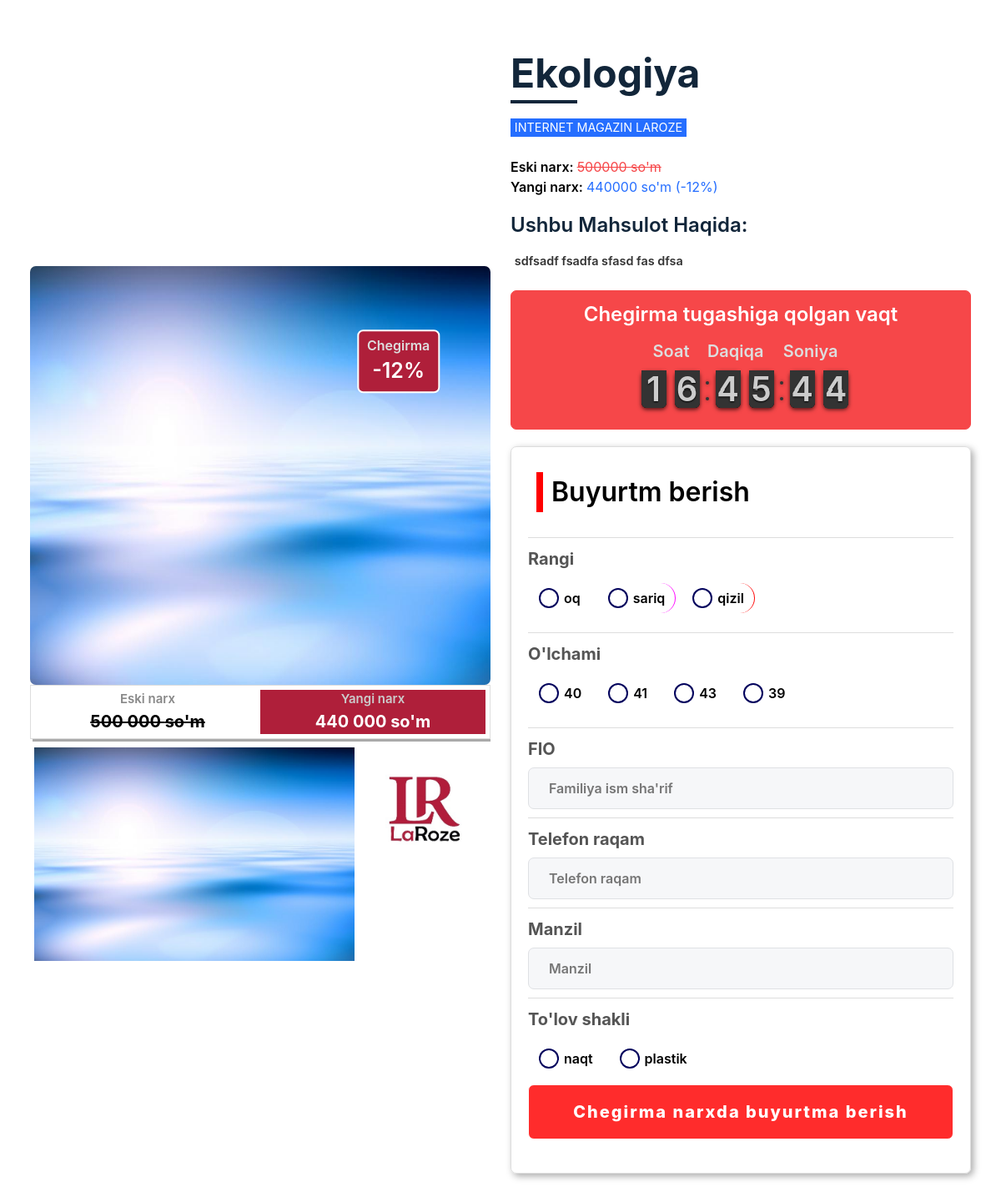
The app's page /ekologiya with its own data.
### shop/models.py (models this page shows, shortened)
class Product(models.Model):
    image1 = models.ImageField(upload_to="products/images/%Y/%m/%d",blank=True,null=True,verbose_name="Rasm 1",editable=True)
    image2 = models.ImageField(upload_to="products/images/%Y/%m/%d",blank=True,null=True,verbose_name="Rasm 2",editable=True)
    image3 = models.ImageField(upload_to="products/images/%Y/%m/%d",blank=True,null=True,verbose_name="Rasm 3",editable=True)
    video = models.FileField(upload_to="products/video/%Y/%m/%d",blank=True,null=True,verbose_name="Video fayl",editable=True)
    name = models.CharField(max_length=250,verbose_name="Nomi")
    price = models.IntegerField(verbose_name="Narxi")
    discount = models.PositiveSmallIntegerField(null=True,verbose_name="Chegirma")
    content = models.TextField(null=True,verbose_name="Qisqacha tovar haqida")
    state = models.ForeignKey(ProductState,on_delete=models.CASCADE,verbose_name="Davlat")
    sizes = models.ManyToManyField(ProductSize,verbose_name="O'lchamlar")
    colors = models.ManyToManyField(ProductColor,verbose_name="Ranglar")
    slug = models.SlugField(unique=True)
    create_date = models.DateTimeField(auto_now_add=True)
    update_date = models.DateTimeField(auto_now=True)
    class Meta():
        verbose_name = "Mahsulot"
        verbose_name_plural = "Mahsulotlar"
    def new_price(self):
        if self.discount:
            return int(self.price*(100-self.discount)/100)

class ProductColor(models.Model):
    name = models.CharField(max_length=250,verbose_name="Rang nomi")
    color = models.CharField(max_length=100,null=True)
    class Meta():
        verbose_name = "Mahsulot rangi"
        verbose_name_plural = "Mahsulot ranglari"

class ProductSize(models.Model):
    name = models.CharField(max_length=250,verbose_name="O'lcham")
    class Meta():
        verbose_name = "Mahsulot o'lchami"
        verbose_name_plural = "Mahsulot o'lchamlari"

class PaymentType(models.Model):
    name = models.CharField(max_length=250,verbose_name="To'lov turi nomi")
    class Meta():
        verbose_name = "To'lov turi"
        verbose_name_plural = "To'lov turlari"

### shop/views.py (the view, shortened to what this page needs)
# urls.py: path('<slug>', detail, name='detail'),
def detail(request,slug):
    context={}
    product = Product.objects.filter(slug=slug).first()
    context['product']=product
    context['payment_type']=PaymentType.objects.all()
    return render(request, 'detail.html',context)

### shop/custom_tags.py (called while the page is built)
@register.filter(name='number_group')
def has_group(number, number_group):
    if len(str(number)) <=6:
        num = str(number)[:-3] + ' '+str(number)[-3:]
    else:
        num = str(number)[:-6] +' '+str(number)[-6:-3] + ' '+str(number)[-3:]
    return num

### templates/detail.html (shortened to what this page needs)
<!DOCTYPE html>
<html lang="en">
  {% load static %}{% load custom_tags %}
  <head>
    <link rel="stylesheet" href="{% static 'style.css' %}" />
    <link rel="stylesheet" href="{% static 'clock.css' %}" />
  </head>
  <body>
    <div class="card-wrapper">
      <div class="card">
        <div class="product-imgs">
          <div class="img-display">
            <div class="discount">
              <p>Chegirma</p>
              <span>-{{product.discount}}%</span>
            </div>
            <div class="img-showcase">
              <img src="{{product.image1.url}}" alt="shoe image" />
            </div>
            <div class="product_sale">
              <div class="pr_price p_price">
                <p>Eski narx</p>
                <p>{{product.price|number_group:'3'}} so'm</p>
              </div>
              <div class="pr_price p_discount">
                <p>Yangi narx</p>
                <p>{{product.new_price|number_group:'3'}} so'm</p>
              </div>
            </div>
          </div>
          <div class="img-select">
            {% if product.image2 %}
            <div class="img-item">
              <a href="#" data-id="1">
                <img src="{{product.image1.url}}" alt="shoe image" />
              </a>
            </div>
            {% endif %} {% if product.image2 %}
            <div class="img-item">
              <a href="#" data-id="2">
                <img src="{{product.image2.url}}" alt="shoe image" />
              </a>
            </div>
            {% endif %}
          </div>
        </div>
        <div class="product-content">
          <h2 class="product-title">{{product.name}}</h2>
          <a href="#" class="product-link">Internet magazin LaRoze</a>
          <div class="product-price">
            <p class="last-price">
              Eski narx: <span>{{product.price}} so'm</span>
            </p>
            <p class="new-price">
              Yangi narx:
              <span>{{product.new_price}} so'm (-{{product.discount}}%)</span>
            </p>
          </div>
          <div class="product-detail">
            <h2>Ushbu mahsulot haqida:</h2>
            <p>{{product.content}}</p>
          </div>
          <div class="container">
            <div class="timer">
              <h2>Chegirma tugashiga qolgan vaqt</h2>
              <div class="clock" style="margin:4em 0 0;"></div>
            </div>
            <div class="placing-order">
              <h1>Buyurtm berish</h1>
              <form action="" method="POST">
                <div class="form-itm">
                  <p for="">Rangi</p>
                  <div class="colors">
                    {% for pr in product.colors.all %}
                    <label>
                      <span style="border-right: 1px solid {{pr.color}};">
                        {{pr.name}}</span
                      >
                    </label>
                    {% endfor %}
                  </div>
                </div>
                <div class="form-itm">
                  <p for="">O'lchami</p>
                  <div class="colors">
                  {% for size in product.sizes.all %}
                    <label>
                      <span>{{size.name}}</span>
                    </label>
                    {% endfor %}
                  </div>
                </div>
                <div class="form-itm">
                  <p for="">FIO</p>
                  <input type="text" name="fio" placeholder="Familiya ism sha'rif" />
                </div>
                <div class="form-itm">
                  <p for="">Telefon raqam</p>
                  <input type="text" name="phone_number" placeholder="Telefon raqam" />
                </div>
                <div class="form-itm">
                  <p for="">Manzil</p>
                  <input type="text" name="address" placeholder="Manzil" />
                </div>
                <div class="form-itm">
                  <p for="">To'lov shakli</p>
                  <div class="colors">
                    {% for ty in payment_type %}
                    <label>
                      <span>{{ty.name}}</span>
                    </label>
                    {% endfor %}
                  </div>
                </div>
                <div class="btn-div">
                  <button type="submit" class="btn">Chegirma narxda buyurtma berish</button>
                </div>
              </form>
            </div>
          </div>
        </div>
      </div>
    </div>
  </body>
</html>

### static/clock.css (style rules this page uses)
.flip-clock-wrapper { font: normal 11px "Helvetica Neue", Helvetica, sans-serif; -webkit-user-select: none; }
.flip-clock-wrapper { text-align: center; position: relative; margin: 1em; }
.flip-clock-wrapper:before, .flip-clock-wrapper:after { content: " "; display: table; }
.flip-clock-wrapper:after { clear: both; }

### records on screen
Product: discount "12", image1 (picture), price|number_group "500 000", new_price|number_group "440 000", image2 (picture), name "Ekologiya", price "500000", new_price "440000", content "sdfsadf fsadfa sfasd fas dfsa"
ProductColor: name "oq"
ProductColor: name "sariq"
ProductColor: name "qizil"
ProductSize: name "40"
ProductSize: name "41"
ProductSize: name "43"
ProductSize: name "39"
PaymentType: name "naqt"
PaymentType: name "plastik"
